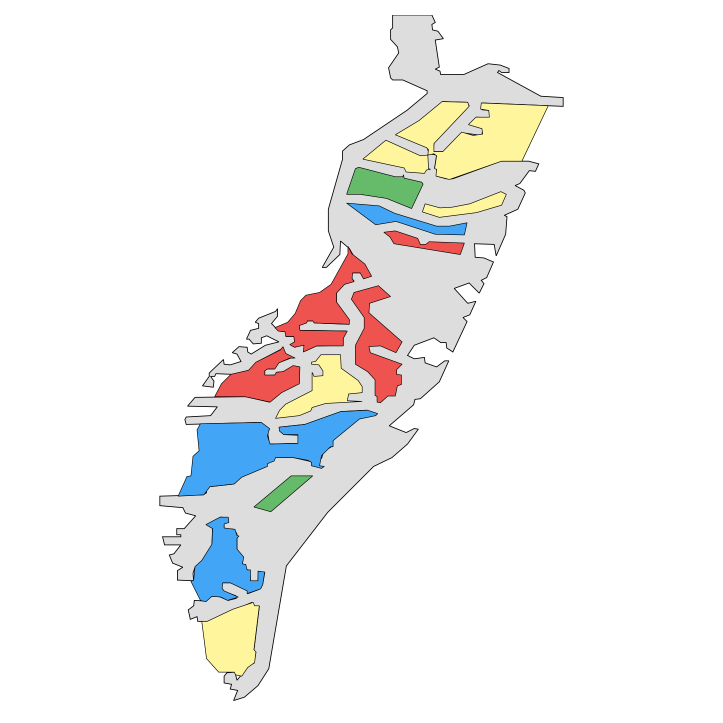
#> input picture result/3.2landuse_kg_flat_2/024_landuse_kg_with_roads.png, 1446 x 1446 px (shown at 1/2 size); its folder holds only this picture in this run
$ python 6.create_grid_images_1210.py --file result/3.2landuse_kg_flat_2/024_landuse_kg_with_roads.png
#> lines starting #> are read from the running program, lines starting #| are printed output that depends on the picture
"""
6.create_grid_images_1210.py

- result/3.2landuse_kg_flat_2/ 폴더의 이미지들을
- 5x5 그리드(25개씩)로 묶어서 하나의 이미지로 생성
- result/3.3kg_grids/ 폴더에 저장

사용법:
  # 모든 이미지 처리
  python 6.create_grid_images_1210.py

  # 특정 ID 리스트 지정
  python 6.create_grid_images_1210.py --ids 000 001 002 004 005

  # 범위 지정
  python 6.create_grid_images_1210.py --range 000 025

  # 파일에서 ID 리스트 읽기
  python 6.create_grid_images_1210.py --file selected_ids.txt
"""

from pathlib import Path
from PIL import Image
import numpy as np
import argparse

ROOT_DIR = Path(__file__).resolve().parent
INPUT_DIR = ROOT_DIR / "result" / "3.2landuse_kg_flat_2"
OUTPUT_DIR = ROOT_DIR / "result" / "3.3kg_grids"

OUTPUT_DIR.mkdir(parents=True, exist_ok=True)

# 그리드 설정
GRID_ROWS = 5
GRID_COLS = 5
IMAGES_PER_GRID = GRID_ROWS * GRID_COLS  # 25개

# 이미지 간 간격 (픽셀)
SPACING = 10

# 배경 색상 (흰색)
BACKGROUND_COLOR = (255, 255, 255)


def create_grid_image(image_paths, grid_index):
    """
    주어진 이미지 경로 리스트를 5x5 그리드로 합쳐서 하나의 이미지로 만듦

    Args:
        image_paths: 이미지 파일 경로 리스트 (최대 25개)
        grid_index: 그리드 인덱스 (파일명에 사용)

    Returns:
        PIL Image 객체
    """
#> called with grid_index = 0
    if not image_paths:
        return None

    # 첫 번째 이미지로 크기 확인
    first_img = Image.open(image_paths[0])
#> first_img is the input picture: PIL image 1446x1446 RGBA; mean R, G, B, A 244, 243.6, 242.6, 255
    img_width, img_height = first_img.size
#> img_width = 1446; img_height = 1446

    # 그리드 전체 크기 계산
    grid_width = GRID_COLS * img_width + (GRID_COLS - 1) * SPACING
#> grid_width = 7270
    grid_height = GRID_ROWS * img_height + (GRID_ROWS - 1) * SPACING
#> grid_height = 7270

    # 배경 이미지 생성
    grid_image = Image.new('RGB', (grid_width, grid_height), BACKGROUND_COLOR)
#> grid_image: PIL image 7270x7270 RGB; every value is 255

    # 각 이미지를 그리드에 배치
    for idx, img_path in enumerate(image_paths):
        if idx >= IMAGES_PER_GRID:
            break

        row = idx // GRID_COLS
        col = idx % GRID_COLS

        # 이미지 로드 및 크기 조정 (일관성 확보)
        try:
            img = Image.open(img_path)
            if img.size != (img_width, img_height):
                img = img.resize((img_width, img_height), Image.Resampling.LANCZOS)

            # RGB로 변환 (RGBA인 경우 처리)
            if img.mode != 'RGB':
                img = img.convert('RGB')

            # 그리드 위치 계산
            x = col * (img_width + SPACING)
#> x = 0
            y = row * (img_height + SPACING)
#> y = 0

            # 이미지 붙이기
            grid_image.paste(img, (x, y))
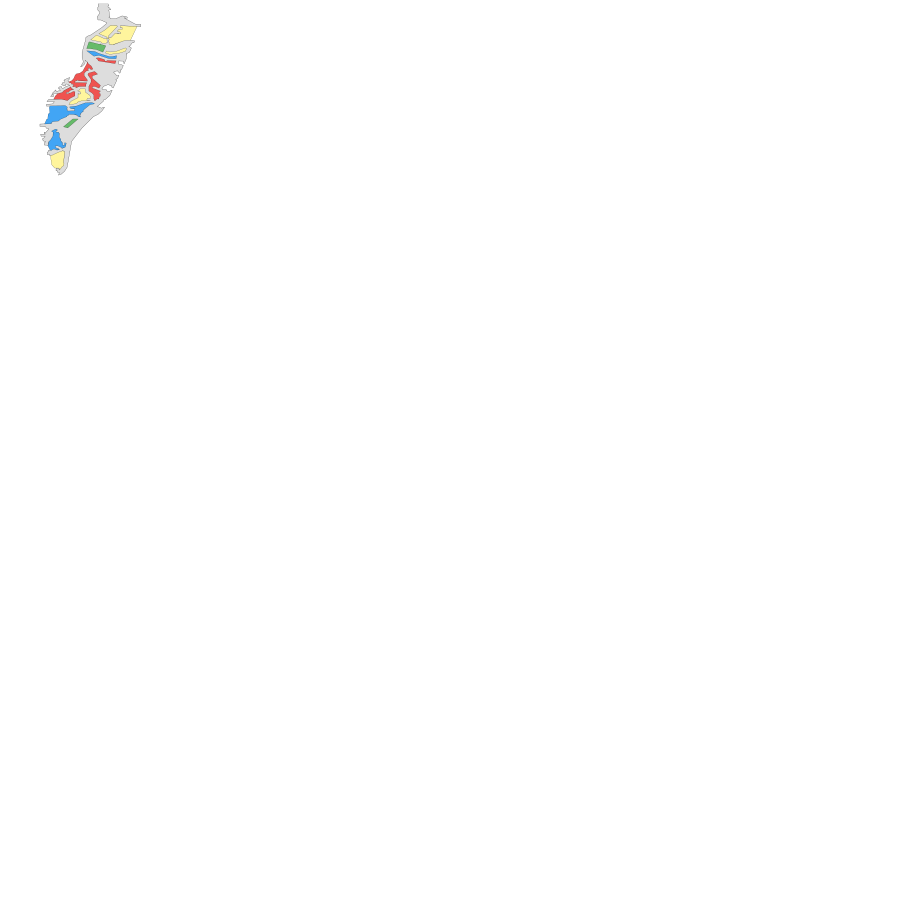
#> grid_image: PIL image 7270x7270 RGB (shown at 1/8 size); mean R, G, B 254.6, 254.5, 254.5
        except Exception as e:
            print(f"⚠ Error loading {img_path.name}: {e}")
            continue

    return grid_image


def parse_arguments():
    """명령줄 인자 파싱"""
    parser = argparse.ArgumentParser(
        description="KG 기반 토지이용 이미지를 5x5 그리드로 묶기",
        formatter_class=argparse.RawDescriptionHelpFormatter,
        epilog="""
예시:
  # 모든 이미지 처리
  python 6.create_grid_images_1210.py

  # 특정 ID 리스트 지정
  python 6.create_grid_images_1210.py --ids 000 001 002 004 005

  # 범위 지정 (000부터 024까지)
  python 6.create_grid_images_1210.py --range 000 024

  # 파일에서 ID 리스트 읽기 (한 줄에 하나씩)
  python 6.create_grid_images_1210.py --file selected_ids.txt
        """
    )

    parser.add_argument(
        '--ids',
        nargs='+',
        help='처리할 이미지 ID 리스트 (예: --ids 000 001 002)'
    )

    parser.add_argument(
        '--range',
        nargs=2,
        metavar=('START', 'END'),
        help='처리할 이미지 ID 범위 (예: --range 000 024)'
    )

    parser.add_argument(
        '--file',
        type=str,
        help='ID 리스트가 담긴 파일 경로 (한 줄에 하나씩)'
    )

    return parser.parse_args()


def get_selected_image_ids(args):
    """
    명령줄 인자에 따라 선택된 이미지 ID 리스트 반환

    Returns:
        list: 선택된 이미지 ID 리스트 (문자열, 예: ['000', '001', '002'])
        None: 모든 이미지 사용
    """
    if args.ids:
        # 직접 ID 리스트 지정
        return [id_str.strip() for id_str in args.ids]

    elif args.range:
        # 범위 지정
        start_id = args.range[0].strip()
        end_id = args.range[1].strip()

        try:
            start_num = int(start_id)
            end_num = int(end_id)

            # 000 형식으로 포맷팅
            selected_ids = []
            for num in range(start_num, end_num + 1):
                selected_ids.append(f"{num:03d}")
            return selected_ids
        except ValueError:
            print(f"⚠ 범위는 숫자여야 합니다: {start_id}, {end_id}")
            return None

    elif args.file:
        # 파일에서 읽기
        file_path = Path(args.file)
        if not file_path.exists():
            print(f"❌ 파일을 찾을 수 없습니다: {file_path}")
            return None

        try:
            with open(file_path, 'r', encoding='utf-8') as f:
                ids = [line.strip() for line in f if line.strip()]
            return ids
        except Exception as e:
            print(f"❌ 파일 읽기 오류: {e}")
            return None

    else:
        # 인자가 없으면 None 반환 (모든 이미지 사용)
        return None


# [41 lines left out: function filter_images_by_ids, not called in this run]


def main():
    # 명령줄 인자 파싱
    args = parse_arguments()

    # 선택된 이미지 ID 가져오기
    selected_ids = get_selected_image_ids(args)

    # 입력 폴더에서 모든 PNG 이미지 가져오기
    all_image_files = sorted(INPUT_DIR.glob("*_landuse_kg_with_roads.png"))

    if not all_image_files:
        print(f"❌ {INPUT_DIR}에 이미지 파일이 없습니다.")
        return

    # 선택된 ID에 따라 필터링
    if selected_ids:
        image_files = filter_images_by_ids(all_image_files, selected_ids)
        print(f"📋 선택된 이미지 ID: {', '.join(selected_ids[:10])}{'...' if len(selected_ids) > 10 else ''}")
        print(f"📁 총 {len(image_files)}개의 이미지 파일 선택됨 (전체 {len(all_image_files)}개 중)")

        if not image_files:
            print("❌ 선택된 ID에 해당하는 이미지 파일이 없습니다.")
            return
    else:
        image_files = all_image_files
        print(f"📁 총 {len(image_files)}개의 이미지 파일 발견 (모두 처리)")

    # 25개씩 묶어서 처리
    num_grids = (len(image_files) + IMAGES_PER_GRID - 1) // IMAGES_PER_GRID
    print(f"📊 {num_grids}개의 그리드 이미지 생성 예정 (각 {IMAGES_PER_GRID}개씩)")

    for grid_idx in range(num_grids):
        start_idx = grid_idx * IMAGES_PER_GRID
        end_idx = min(start_idx + IMAGES_PER_GRID, len(image_files))
        batch = image_files[start_idx:end_idx]

        print(f"\n=== Creating grid {grid_idx + 1}/{num_grids} ===")
        print(f"   Images: {start_idx + 1} ~ {end_idx} ({len(batch)}개)")

        # 그리드 이미지 생성
        grid_image = create_grid_image(batch, grid_idx)

        if grid_image:
            # 파일명 생성
            first_id = batch[0].stem.replace("_landuse_kg_with_roads", "")
#> first_id = '024'
            last_id = batch[-1].stem.replace("_landuse_kg_with_roads", "")
#> last_id = '024'
            output_filename = f"grid_{grid_idx:03d}_{first_id}_to_{last_id}.png"
#> output_filename = 'grid_000_024_to_024.png'
            output_path = OUTPUT_DIR / output_filename

            # 저장
            grid_image.save(output_path, "PNG", dpi=(300, 300))
            print(f"✅ Saved: {output_path.name}")
#| ✅ Saved: grid_000_024_to_024.png
            print(f"   Size: {grid_image.size[0]}x{grid_image.size[1]} pixels")
#|    Size: 7270x7270 pixels
        else:
            print(f"⚠ Grid {grid_idx + 1} 생성 실패")

    print(f"\n✅ 완료! 총 {num_grids}개의 그리드 이미지 생성됨")
    print(f"   저장 위치: {OUTPUT_DIR}")


if __name__ == "__main__":
    main()

$ run again, on result/3.2landuse_kg_flat_2/036_landuse_kg_with_roads.png
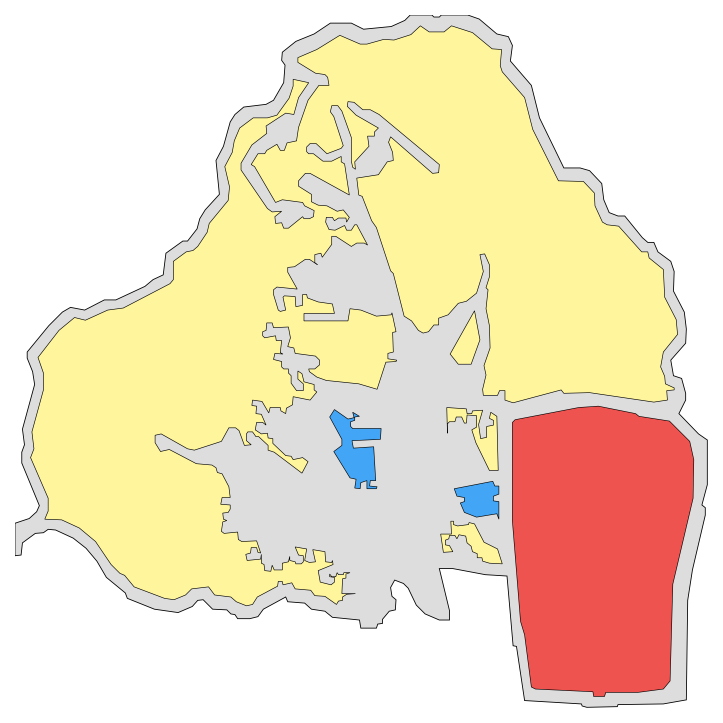
#> input picture result/3.2landuse_kg_flat_2/036_landuse_kg_with_roads.png, 1446 x 1446 px (shown at 1/2 size)
#> in create_grid_image, first_img is the input picture: PIL image 1446x1446 RGBA; mean R, G, B, A 242.7, 226.8, 200.3, 255
#> in create_grid_image, `grid_image.paste(img, (x, y))`:
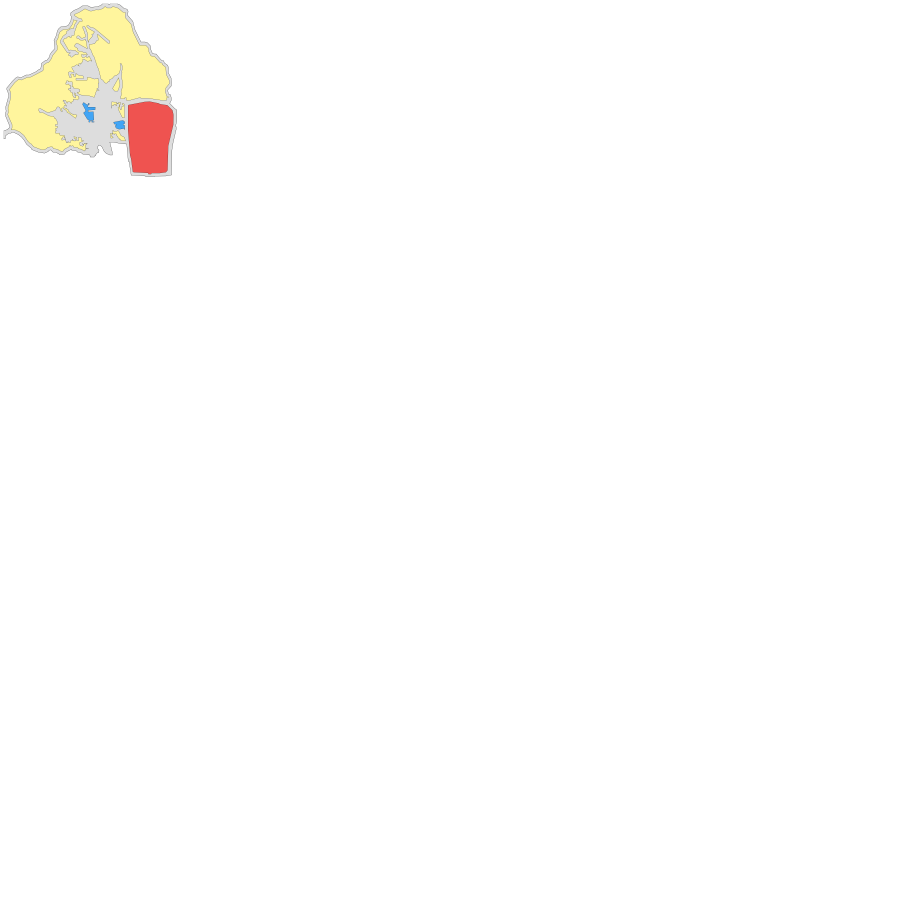
#> grid_image: PIL image 7270x7270 RGB (shown at 1/8 size); mean R, G, B 254.5, 253.9, 252.8
#> first_id = '036'
#> output_filename = 'grid_000_036_to_036.png'
#| ✅ Saved: grid_000_036_to_036.png
#|    Size: 7270x7270 pixels

$ run again, on result/3.2landuse_kg_flat_2/040_landuse_kg_with_roads.png
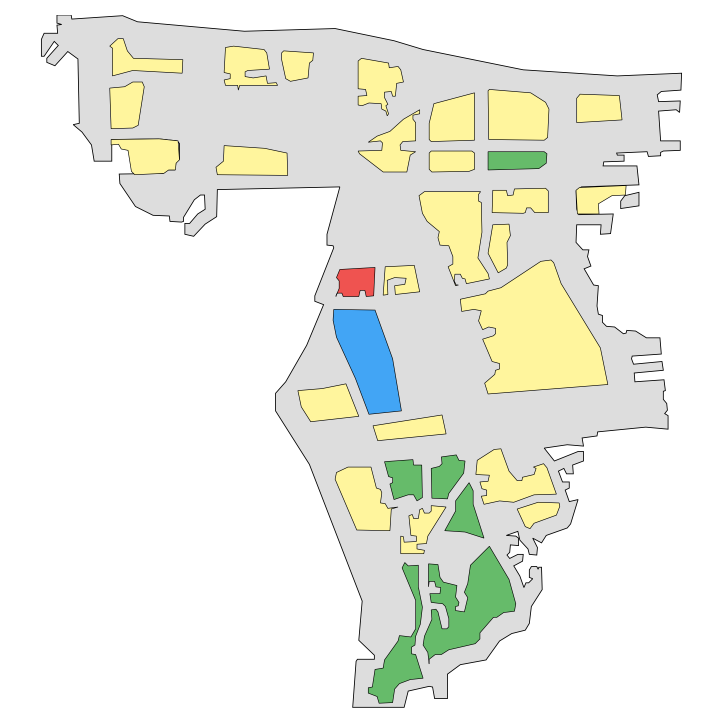
#> input picture result/3.2landuse_kg_flat_2/040_landuse_kg_with_roads.png, 1446 x 1446 px (shown at 1/2 size)
#> in create_grid_image, first_img is the input picture: PIL image 1446x1446 RGBA; mean R, G, B, A 237.2, 238.7, 229.9, 255
#> in create_grid_image, `grid_image.paste(img, (x, y))`:
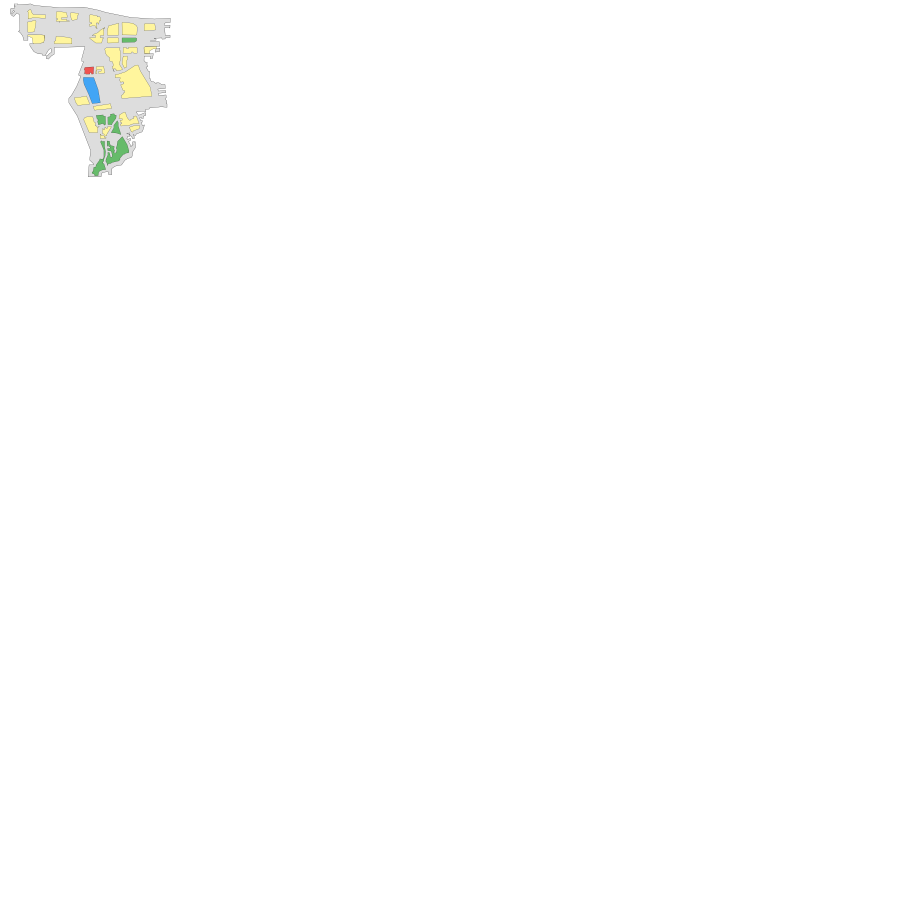
#> grid_image: PIL image 7270x7270 RGB (shown at 1/8 size); mean R, G, B 254.3, 254.4, 254
#> first_id = '040'
#> output_filename = 'grid_000_040_to_040.png'
#| ✅ Saved: grid_000_040_to_040.png
#|    Size: 7270x7270 pixels

$ run again, on result/3.2landuse_kg_flat_2/044_landuse_kg_with_roads.png
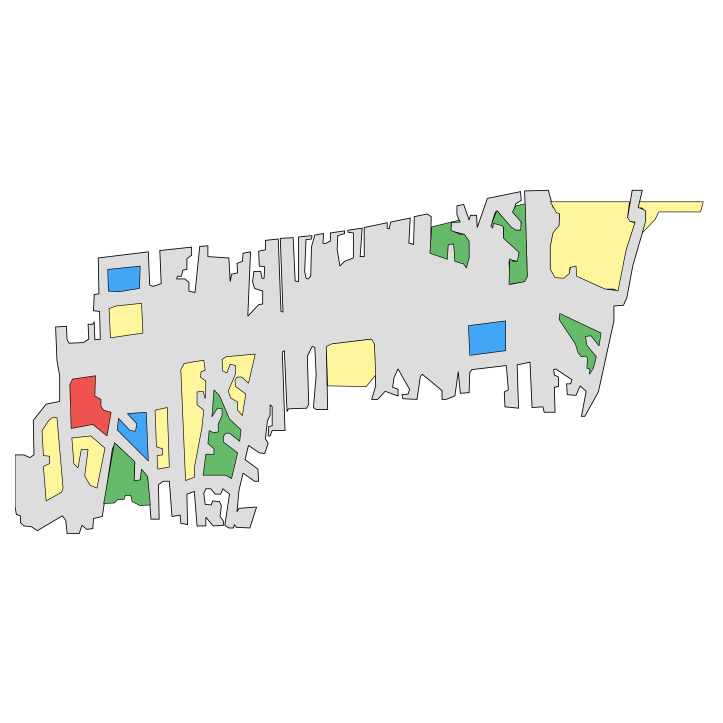
#> input picture result/3.2landuse_kg_flat_2/044_landuse_kg_with_roads.png, 1446 x 1446 px (shown at 1/2 size)
#> in create_grid_image, first_img is the input picture: PIL image 1446x1446 RGBA; mean R, G, B, A 244, 244.7, 241.6, 255
#> in create_grid_image, `grid_image.paste(img, (x, y))`:
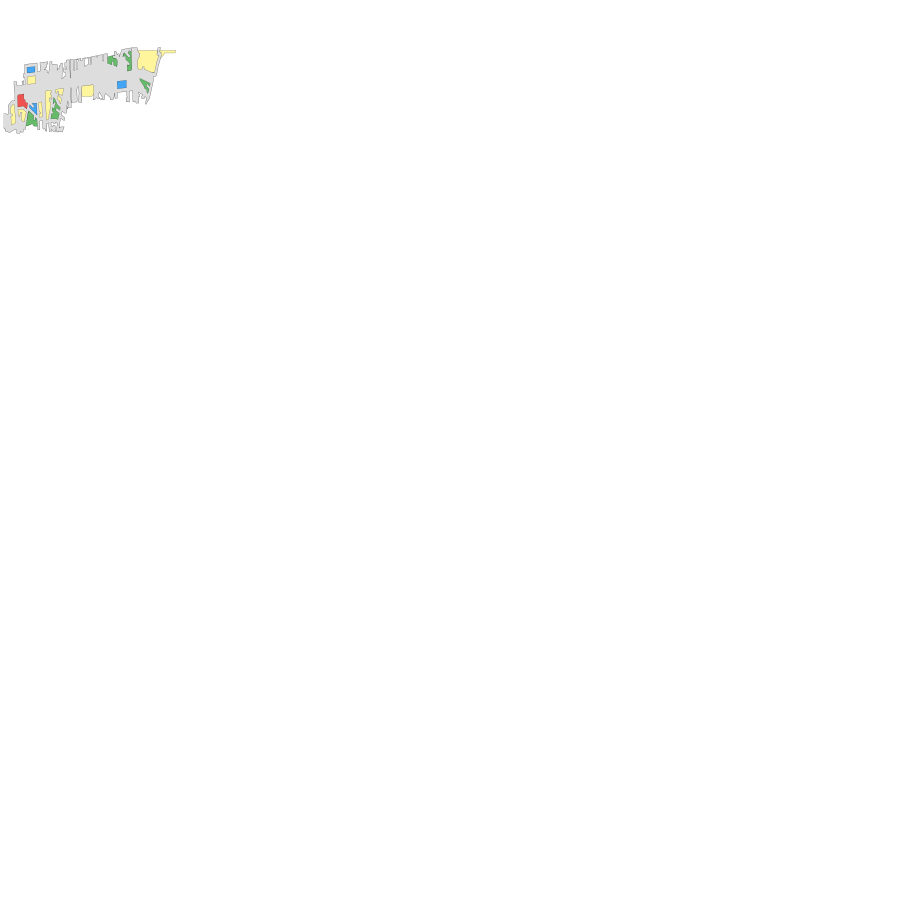
#> grid_image: PIL image 7270x7270 RGB (shown at 1/8 size); mean R, G, B 254.6, 254.6, 254.5
#> first_id = '044'
#> output_filename = 'grid_000_044_to_044.png'
#| ✅ Saved: grid_000_044_to_044.png
#|    Size: 7270x7270 pixels

$ run again, on result/3.2landuse_kg_flat_2/028_landuse_kg_with_roads.png
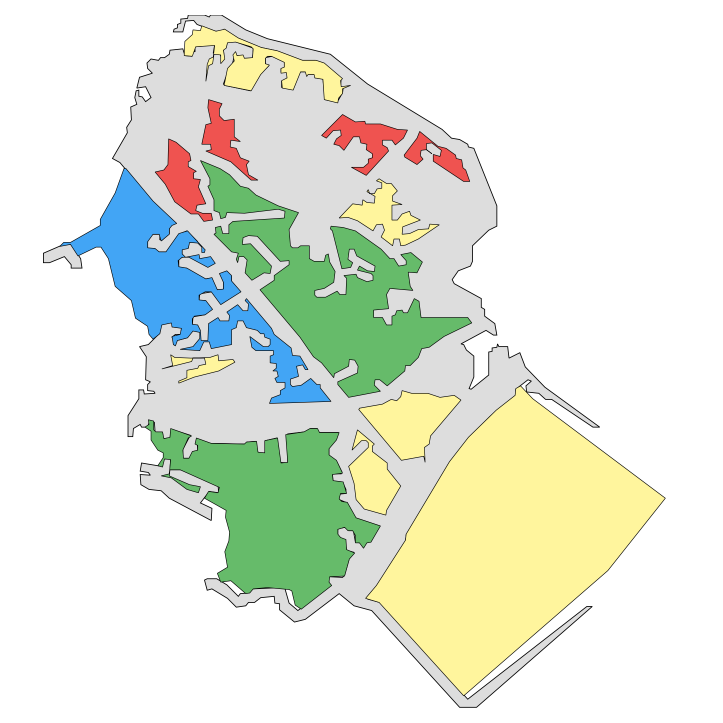
#> input picture result/3.2landuse_kg_flat_2/028_landuse_kg_with_roads.png, 1446 x 1446 px (shown at 1/2 size)
#> in create_grid_image, first_img is the input picture: PIL image 1446x1446 RGBA; mean R, G, B, A 228, 234.5, 220.6, 255
#> in create_grid_image, `grid_image.paste(img, (x, y))`:
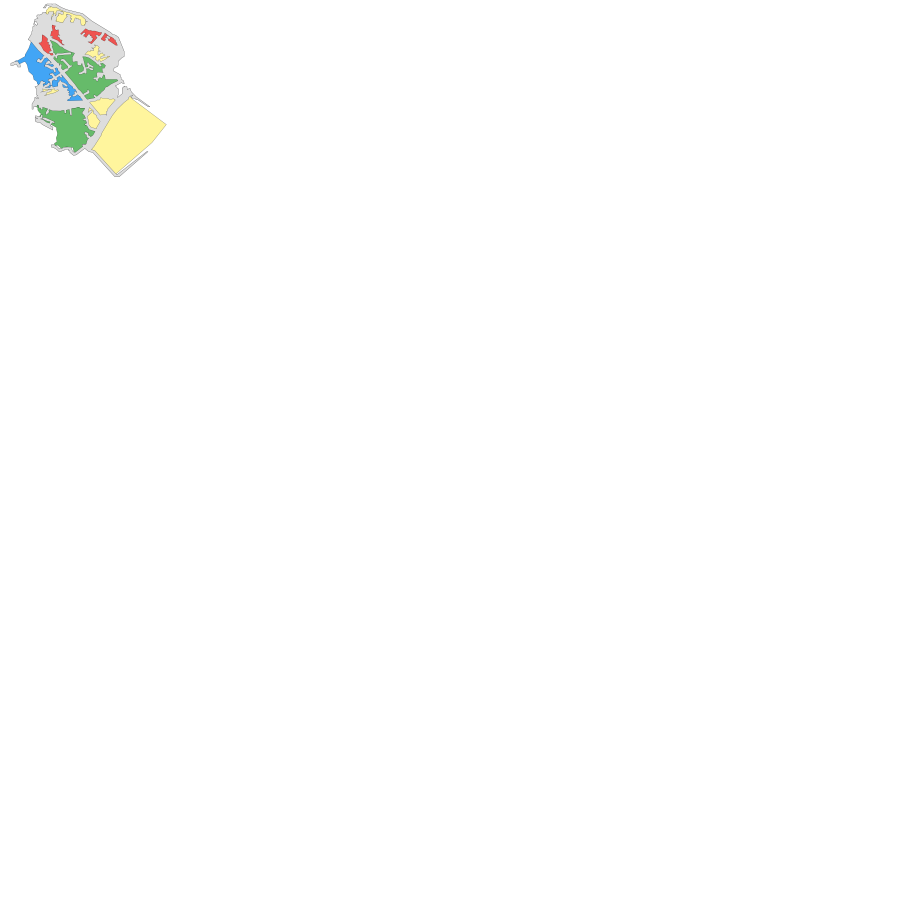
#> grid_image: PIL image 7270x7270 RGB (shown at 1/8 size); mean R, G, B 253.9, 254.2, 253.6
#> first_id = '028'
#> output_filename = 'grid_000_028_to_028.png'
#| ✅ Saved: grid_000_028_to_028.png
#|    Size: 7270x7270 pixels
